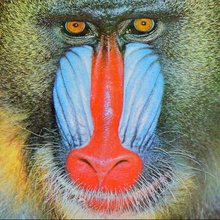
%> input picture Computer Vision/Lab 2/mandrill.jpg, 220 x 220 px, shrunk from 512 x 512 before the run
$ octave Lab2_4_5.m   (GNU Octave 9; MATLAB toolbox functions it lacks are replaced by stand-ins)
%> lines starting %> are read from the running program, lines starting %| are printed output that depends on the picture
close all
clc

Image=imread('mandrill.jpg');
%> Image is the input picture: size 220x220x3 uint8; mean R, G, B 137.4, 128.9, 113.2
k=4;
NewMean=zeros(k,3);
DistanceMatrix=ones(size(Image,1)*size(Image,2),k)*(255^2);

rng('shuffle');
RandomIdx=randi(size(Image,1),1,1);%Get Random Row
RandomIdy=randi(size(Image,2),1,1); %Get Random Column
CurrentColor=double(impixel(Image,RandomIdy,RandomIdx)); %Get First Random Means
%> CurrentColor = [249 69 52]
ShapedImage=double(reshape(Image,[size(Image,1)*size(Image,2) 3]));

for i=1:k
    %Calculate color distance for each pixel
    for x=1:size(Image,1)*size(Image,2)
        DistanceMatrix(x,i)=sqrt((CurrentColor(1)-ShapedImage(x,1))^2+(CurrentColor(2)-ShapedImage(x,2))^2+(CurrentColor(3)-ShapedImage(x,3))^2);
    end
    DistanceMatrix(:,i)=min(DistanceMatrix')'; %Calculate min value
    Probability=cumsum((DistanceMatrix(:,i).^2)/sum(DistanceMatrix(:,i).^2)); %Compute Probability
    CurrentColor=ShapedImage(find(Probability>=rand,1),:);
    NewMean(i,:)=CurrentColor;
end
%> after the loop, NewMean = [182 208 231; 223 80 48; 133 129 94; 76 144 205]

%================================
%========================Task 1-3 Below
%================================

Label=zeros(size(Image,1),size(Image,2));
Distance=zeros(1,k);
ExitFlag=0;
History=NewMean;
%> History = [182 208 231; 223 80 48; 133 129 94; 76 144 205]
Iterations=0;

while(ExitFlag==0)
    Iterations=Iterations+1;
    %Find closest mean
    for x=1:size(Image,1)
        for y=1:size(Image,2)
            for i=1:k
                Distance(i)=sqrt((NewMean(i,1)-double(Image(x,y,1)))^2+(NewMean(i,2)-double(Image(x,y,2)))^2+(NewMean(i,3)-double(Image(x,y,3)))^2);
            end
            [ClosestMean, ClosestIdx]=min(Distance);
            Label(x,y)=ClosestIdx;
        end
    end

    %Sum up all close RGB values
    for x=1:size(Image,1)
        for y=1:size(Image,2)
            NewMean(Label(x,y),1)=NewMean(Label(x,y),1)+double(Image(x,y,1));
            NewMean(Label(x,y),2)=NewMean(Label(x,y),2)+double(Image(x,y,2));
            NewMean(Label(x,y),3)=NewMean(Label(x,y),3)+double(Image(x,y,3));
        end
    end

    %Divide by number of close RGB values
    for i=1:k
        NewMean(i,:)=NewMean(i,:)/sum(sum(Label==i));
    end

    %Assign new color means to pixels
    NewImage=zeros(size(Image));
    for x=1:size(NewImage,1)
        for y=1:size(NewImage,2)
            NewImage(x,y,:)=NewMean(Label(x,y),:);
        end
    end
    History=[History ; NewMean];

    %Plot Mandrill color data
    figure(1)
    subplot(1,2,1)
    RedScatter=reshape(Image(:,1:100:end,1),[],1);
    GreenScatter=reshape(Image(:,1:100:end,2),[],1);
    BlueScatter=reshape(Image(:,1:100:end,3),[],1);
    InitialScatter=scatter3(RedScatter,GreenScatter,BlueScatter,3,'filled');
    InitialScatter.CData=uint8([RedScatter GreenScatter BlueScatter]);
    xlabel('Red')
    ylabel('Green')
    zlabel('Blue')
    hold on

    %Plot Mean color data
    subplot(1,2,1)
    RedScatter=reshape(NewImage(:,1:100:end,1),[],1);
    GreenScatter=reshape(NewImage(:,1:100:end,2),[],1);
    BlueScatter=reshape(NewImage(:,1:100:end,3),[],1);
    Iteration_Scatter=scatter3(RedScatter,GreenScatter,BlueScatter,100,'filled','d','MarkerEdgeColor',[0 0 0]);
    Iteration_Scatter.CData=uint8([RedScatter GreenScatter BlueScatter]);
    hold off

    subplot(1,2,2)
    imshow(uint8(NewImage))
    In=input('Press Enter to continue else press 1: ');
    if In==1
        ExitFlag=1;
    end
end
%> this loop made 1 pass; the answer given on pass 1: 1
%> pass 1, `imshow(uint8(NewImage))`:
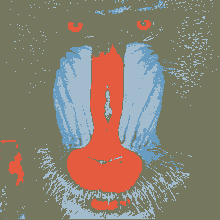
%> displayed picture: size 220x220x3, on the screen's scale of 0 to 255; mean R, G, B 137.5, 129, 113.2
%> after the loop:
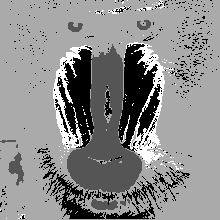
%> Label: size 220x220 double; min 1, max 4, mean 2.62; drawn with min black and max white
%> after the loop, Distance = [283 176.6 129.4 193.3]; ExitFlag = 1; History = [182 208 231; 223 80 48; 133 129 94; 76 144 205; 163.4 188 205.4; 228.2 91.48 64.46; 116.8 119.8 93.86; 105.4 155.7 193.5]; Iterations = 1; NewMean = [163.4 188 205.4; 228.2 91.48 64.46; 116.8 119.8 93.86; 105.4 155.7 193.5]

close all

%Generate Final scatter matrix with convergences
figure(3)
RedScatter=reshape(Image(:,1:100:end,1),[],1);
%> RedScatter = 660 values, max 251 at index 334, min 41 at index 250, mean 154.1
GreenScatter=reshape(Image(:,1:100:end,2),[],1);
%> GreenScatter = 660 values, max 212 at index 494, min 31 at index 251, mean 119.6
BlueScatter=reshape(Image(:,1:100:end,3),[],1);
%> BlueScatter = 660 values, max 193 at index 417, min 0 at index 4, mean 85.24
InitialScatter=scatter3(RedScatter,GreenScatter,BlueScatter,3,'filled');
InitialScatter.CData=uint8([RedScatter GreenScatter BlueScatter]);
hold on

RedScatter=reshape(History(:,1),[],1);
%> RedScatter = [182; 223; 133; 76; 163.4; 228.2; 116.8; 105.4]
GreenScatter=reshape(History(:,2),[],1);
%> GreenScatter = [208; 80; 129; 144; 188; 91.48; 119.8; 155.7]
BlueScatter=reshape(History(:,3),[],1);
%> BlueScatter = [231; 48; 94; 205; 205.4; 64.46; 93.86; 193.5]
My_Scatter=scatter3(RedScatter,GreenScatter,BlueScatter,100,'filled','d','MarkerEdgeColor',[0 0 0]);
My_Scatter.CData=uint8([RedScatter GreenScatter BlueScatter]);
xlabel('Red')
ylabel('Green')
zlabel('Blue')
